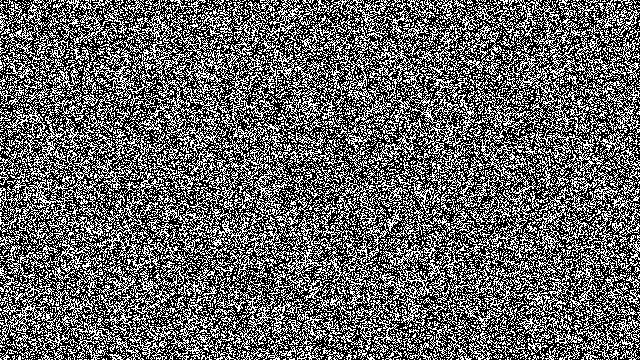
Frame 1 (no input)
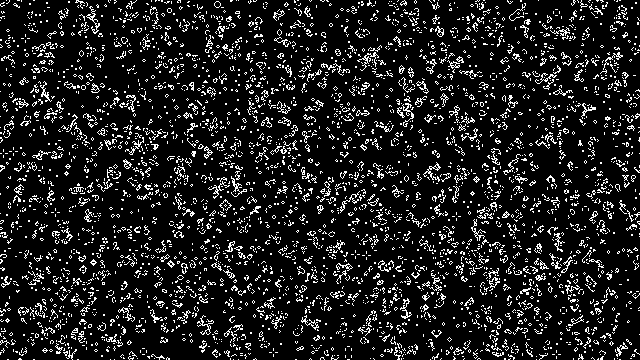
Frame 60 (the mouse pressed at the canvas centre just before this capture)
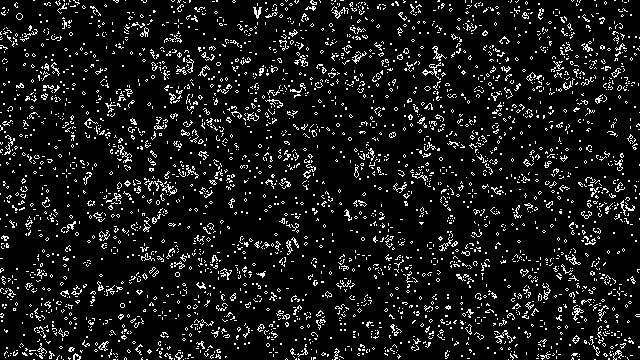
Frame 120 (the mouse held since frame 60 and released just before this capture)

The Processing sketch that drew these frames (run headless with seeded random() and noise(); from frame 60 on, the mouse is pressed at the canvas centre):

// Processing sketch: Conway
// ── Conway.pde
/**
 * Conway's Game of Life 
 * by Mike Davis. 
 * 
 * This program is a simple version of Conway's 
 * game of Life.  A lit point turns off if there 
 * are fewer than two or more than three surrounding 
 * lit points.  An unlit point turns on if there 
 * are exactly three lit neighbors.  The 'density' 
 * parameter determines how much of the board will 
 * start out lit.  
 */
 
int sx, sy; 
float density = 0.5; 
int[][][] world;
 
void setup() { 
  size(640, 360);
  frameRate(12);
  sx = width;
  sy = height;
  world = new int[sx][sy][2]; 
   
  // Set random cells to 'on' 
  for (int i = 0; i < sx * sy * density; i++) { 
    int x = int(random(sx));
    int y = int(random(sy));
    world[x][y][1] = 1; 
  } 
} 
 
void draw() { 
  background(0); 
  
  // Drawing and update cycle 
  for (int x = 0; x < sx; x=x+1) { 
    for (int y = 0; y < sy; y=y+1) { 
      //if (world[x][y][1] == 1) 
      // Change recommended by The.Lucky.Mutt
      if ((world[x][y][1] == 1) || (world[x][y][1] == 0 && world[x][y][0] == 1)) { 
        world[x][y][0] = 1; 
        set(x, y, #FFFFFF); 
      } 
      if (world[x][y][1] == -1) { 
        world[x][y][0] = 0; 
      } 
      world[x][y][1] = 0; 
    } 
  } 
  // Birth and death cycle 
  for (int x = 0; x < sx; x=x+1) { 
    for (int y = 0; y < sy; y=y+1) { 
      int count = neighbors(x, y); 
      if (count == 3 && world[x][y][0] == 0) { 
        world[x][y][1] = 1; 
      } 
      if ((count < 2 || count > 3) && world[x][y][0] == 1) { 
        world[x][y][1] = -1; 
      } 
    } 
  } 
} 
 
// Count the number of adjacent cells 'on' 
int neighbors(int x, int y) { 
  return world[(x + 1) % sx][y][0] + 
         world[x][(y + 1) % sy][0] + 
         world[(x + sx - 1) % sx][y][0] + 
         world[x][(y + sy - 1) % sy][0] + 
         world[(x + 1) % sx][(y + 1) % sy][0] + 
         world[(x + sx - 1) % sx][(y + 1) % sy][0] + 
         world[(x + sx - 1) % sx][(y + sy - 1) % sy][0] + 
         world[(x + 1) % sx][(y + sy - 1) % sy][0]; 
} 
